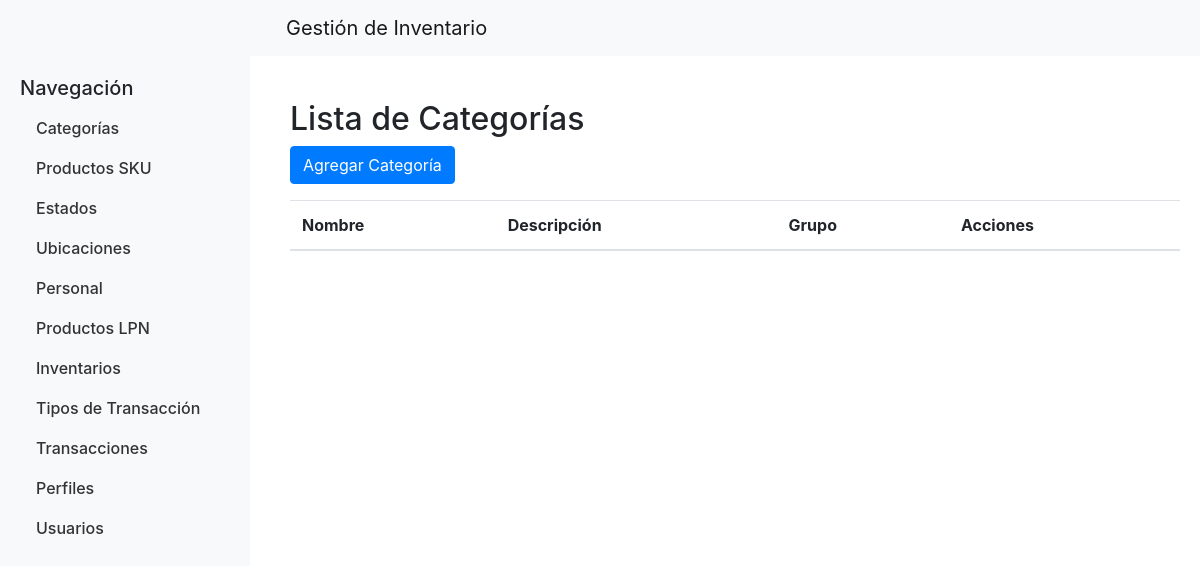
Page /categorias/ (signed in) on the earlier database version.
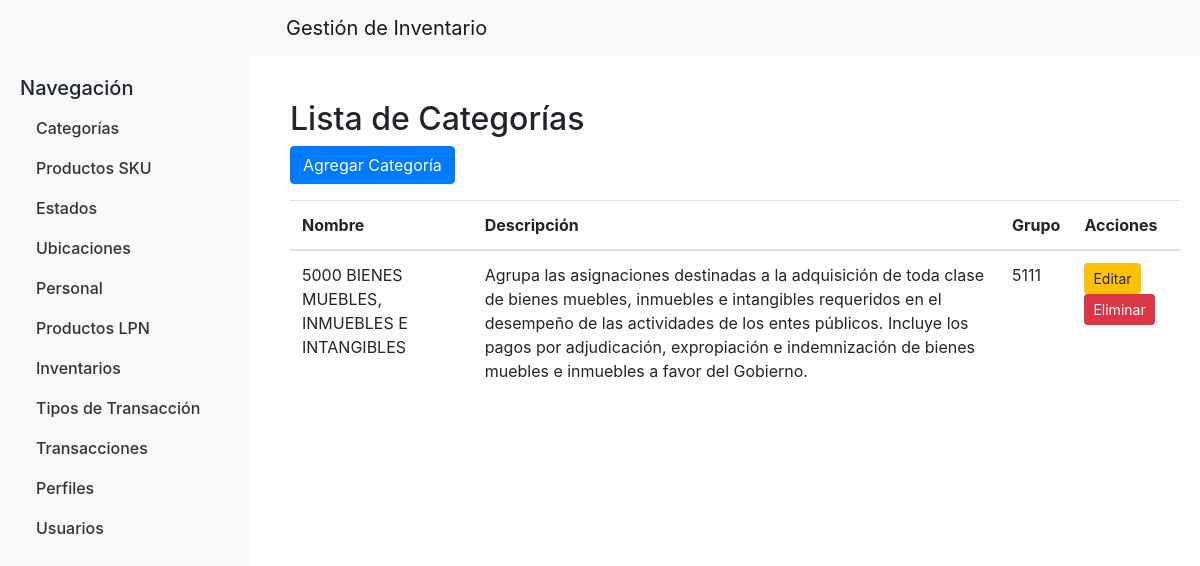
Same page on the later database version.
### productos/models.py (models this page shows, shortened)
class Categoria(models.Model):
    id_categoria = models.AutoField(primary_key=True)
    nombre = models.CharField(max_length=100)
    descripcion = models.TextField(null=True, blank=True)
    grupo = models.CharField(max_length=100, null=True, blank=True)
    class Meta:
        db_table = 'categoria'

### productos/views.py (the view)
# urls.py: path('categorias/', categoria_list, name='categoria_list'),
@login_required
def categoria_list(request):
    categorias = Categoria.objects.all()
    return render(request, 'categoria_list.html', {'categorias': categorias})

### productos/templates/categoria_list.html (shortened to what this page needs)
{% extends 'base.html' %}
{% block content %}
<h2>Lista de Categorías</h2>
<a href="{% url 'categoria_create' %}" class="btn btn-primary mb-3">Agregar Categoría</a>
<table class="table">
    <thead>
        <tr>
            <th>Nombre</th>
            <th>Descripción</th>
            <th>Grupo</th>
            <th>Acciones</th>
        </tr>
    </thead>
    <tbody>
        {% for categoria in categorias %}
        <tr>
            <td>{{ categoria.nombre }}</td>
            <td>{{ categoria.descripcion }}</td>
            <td>{{ categoria.grupo }}</td>
            <td>
                <a href="{% url 'categoria_update' categoria.id_categoria %}" class="btn btn-warning btn-sm">Editar</a>
                <a href="{% url 'categoria_delete' categoria.id_categoria %}" class="btn btn-danger btn-sm">Eliminar</a>
            </td>
        </tr>
        {% endfor %}
    </tbody>
</table>
{% endblock %}

Differences in the rows shown:
added Categoria: nombre "5000 BIENES MUEBLES, INMUEBLES E INTANGIBLES", descripcion "Agrupa las asignaciones destinadas a la adquisición de toda clase de bienes muebles, inmuebles e intangibles requeridos en el desempeño de las actividades de los entes públicos. Incluye los pagos por adjudicación, expropiación e indemnización de bienes muebles e inmuebles a favor del Gobierno.", grupo "5111"
